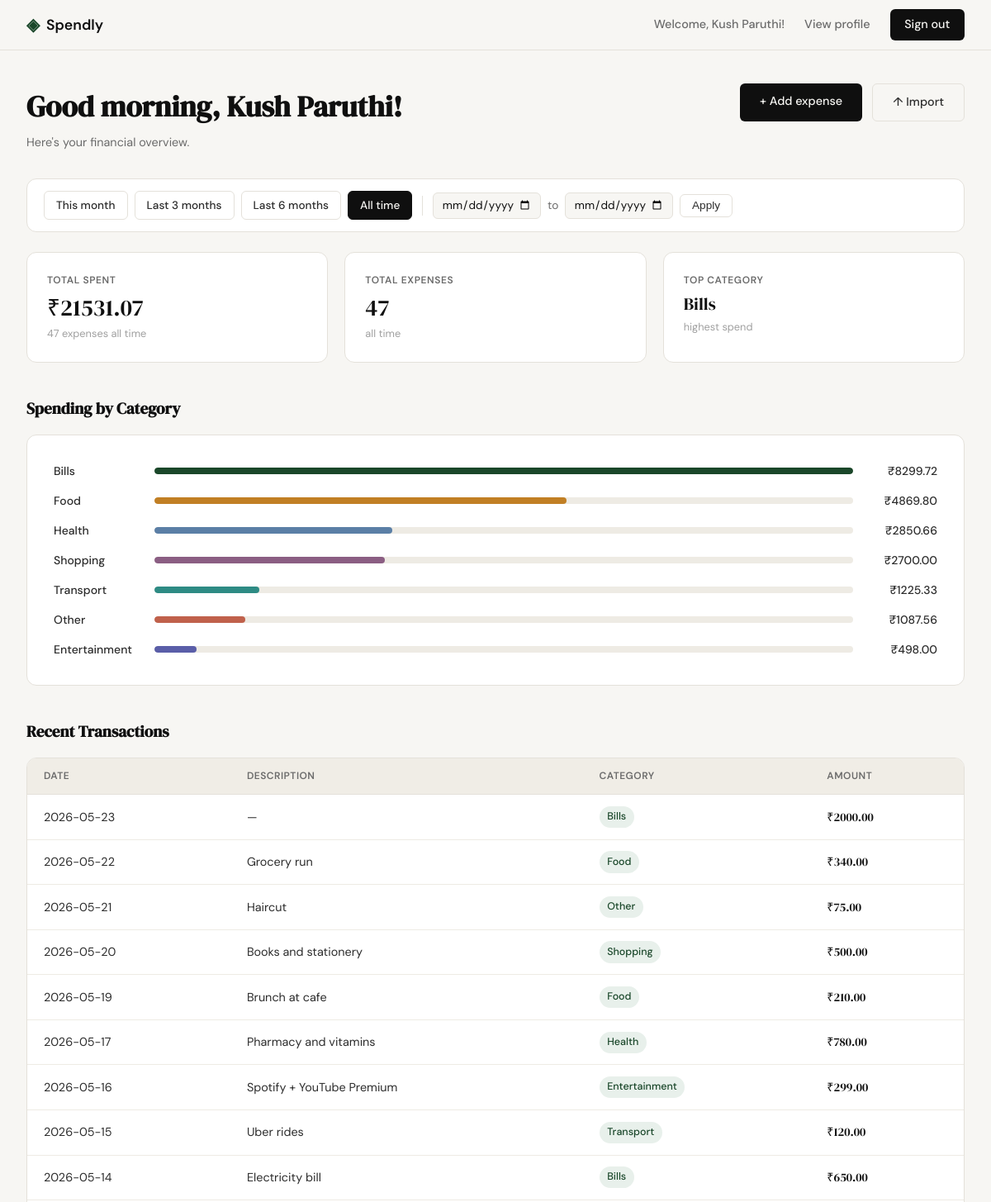
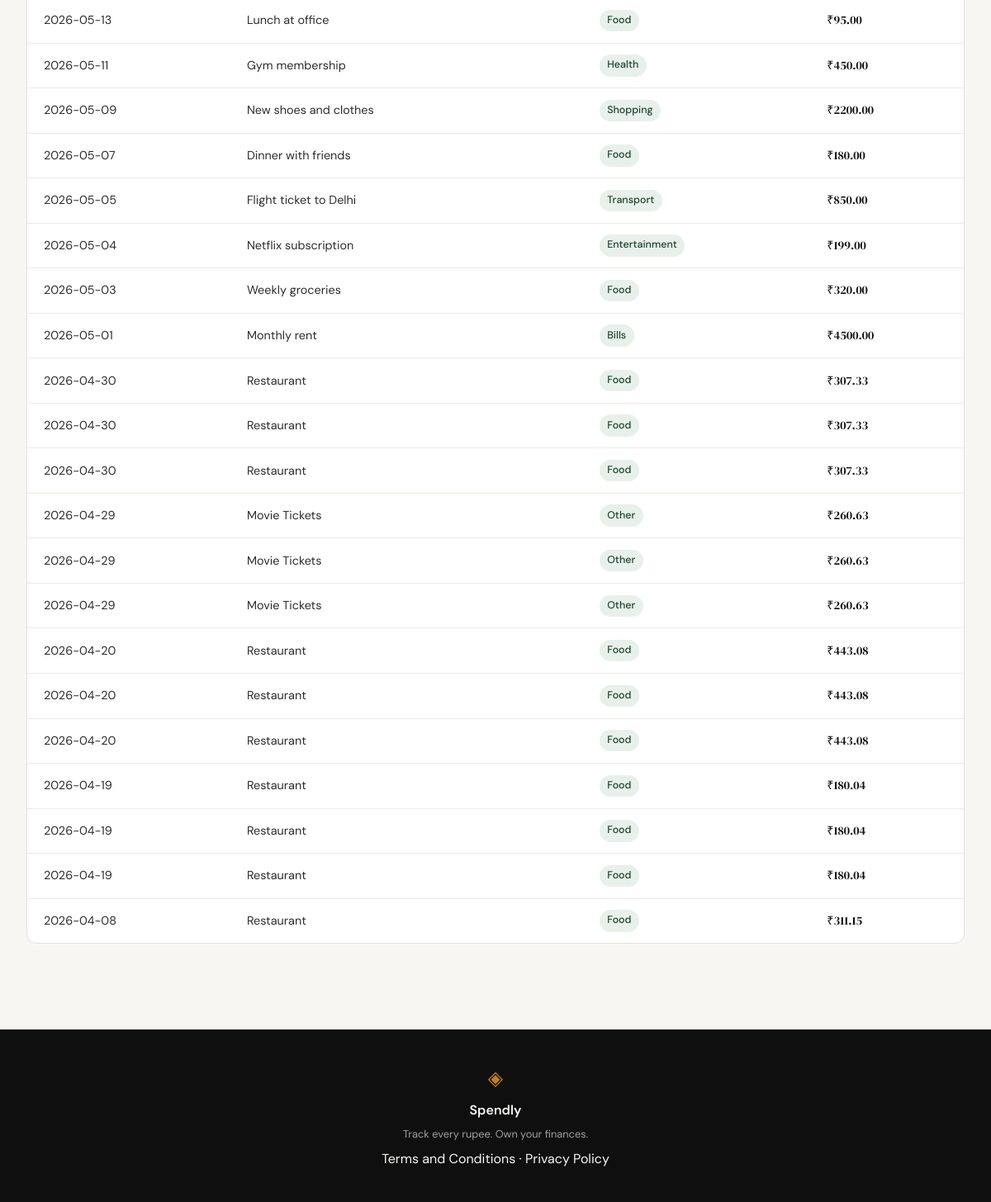
/dashboard (signed in), run on the app's committed database (2 pictures, top to bottom).
### tables this page shows
CREATE TABLE expenses (
            id INTEGER PRIMARY KEY AUTOINCREMENT,
            user_id INTEGER NOT NULL REFERENCES users(id),
            amount REAL NOT NULL,
            category TEXT NOT NULL,
            date TEXT NOT NULL,
            description TEXT,
            created_at TEXT DEFAULT (datetime('now'))
        );

### app.py (the view)
@app.route("/dashboard")
def dashboard():
    if "user_id" not in session:
        return redirect(url_for("login"))
    uid = session["user_id"]
    hour = datetime.now().hour
    if hour < 6:
        greeting = "Good night"
    elif hour < 12:
        greeting = "Good morning"
    elif hour < 18:
        greeting = "Good afternoon"
    else:
        greeting = "Good evening"
    today = date.today()
    fd, td, active_preset = resolve_date_filter(request.args, today)
    if fd and td:
        active_label  = f"{fd.strftime('%d %b %Y')} – {td.strftime('%d %b %Y')}"
        from_date     = fd.strftime("%Y-%m-%d")
        to_date       = td.strftime("%Y-%m-%d")
    else:
        active_label  = None
        from_date     = None
        to_date       = None
    expenses        = get_expenses_by_user(uid, from_date=from_date, to_date=to_date)
    category_totals = get_category_totals(uid, from_date=from_date, to_date=to_date)
    total_count     = get_expense_count(uid,   from_date=from_date, to_date=to_date)
    total_spent     = get_total_spent(uid,     from_date=from_date, to_date=to_date)
    top_category  = category_totals[0]["category"] if category_totals else "—"
    max_cat_total = category_totals[0]["total"]    if category_totals else 1
    categories = [
        {
            "name": row["category"],
            "total": row["total"],
            "pct": round(row["total"] / max_cat_total * 100),
        }
        for row in category_totals
    ]
    return render_template(
        "dashboard.html",
        greeting=greeting,
        name=session["user_name"],
        expenses=expenses,
        total_count=total_count,
        total_spent=total_spent,
        top_category=top_category,
        categories=categories,
        from_date=from_date,
        to_date=to_date,
        active_preset=active_preset,
        active_label=active_label,
        today=today.strftime("%Y-%m-%d"),
    )

### app.py (called while the page is built, shortened)
def resolve_date_filter(args, today):
    preset = args.get("preset", "").strip()
    if preset == "this_month":
        return date(today.year, today.month, 1), today, preset
    if preset == "last_3_months":
        return today - timedelta(days=90), today, preset
    if preset == "last_6_months":
        return today - timedelta(days=180), today, preset
    fd_raw = args.get("from_date", "").strip()
    td_raw = args.get("to_date",   "").strip()
    return None, None, ""

### database/db.py (called while the page is built)
def get_db():
    conn = sqlite3.connect("spendly.db")
    conn.row_factory = sqlite3.Row
    conn.execute("PRAGMA foreign_keys = ON")
    return conn

def _apply_date_filter(sql, params, from_date, to_date):
    if from_date and to_date:
        sql += " AND date BETWEEN ? AND ?"
        params += [from_date, to_date]
    return sql, params

def get_expenses_by_user(user_id, limit=30, from_date=None, to_date=None):
    conn = get_db()
    sql = "SELECT * FROM expenses WHERE user_id = ?"
    params = [user_id]
    sql, params = _apply_date_filter(sql, params, from_date, to_date)
    sql += " ORDER BY date DESC, id DESC LIMIT ?"
    params.append(limit)
    rows = conn.execute(sql, params).fetchall()
    conn.close()
    return rows

def get_category_totals(user_id, from_date=None, to_date=None):
    conn = get_db()
    sql = "SELECT category, SUM(amount) AS total FROM expenses WHERE user_id = ?"
    params = [user_id]
    sql, params = _apply_date_filter(sql, params, from_date, to_date)
    sql += " GROUP BY category ORDER BY total DESC"
    rows = conn.execute(sql, params).fetchall()
    conn.close()
    return rows

def get_expense_count(user_id, from_date=None, to_date=None):
    conn = get_db()
    sql = "SELECT COUNT(*) FROM expenses WHERE user_id = ?"
    params = [user_id]
    sql, params = _apply_date_filter(sql, params, from_date, to_date)
    count = conn.execute(sql, params).fetchone()[0]
    conn.close()
    return count

def get_total_spent(user_id, from_date=None, to_date=None):
    conn = get_db()
    sql = "SELECT COALESCE(SUM(amount), 0) FROM expenses WHERE user_id = ?"
    params = [user_id]
    sql, params = _apply_date_filter(sql, params, from_date, to_date)
    total = conn.execute(sql, params).fetchone()[0]
    conn.close()
    return total

### templates/dashboard.html (shortened to what this page needs)
{% extends "base.html" %}
{% block content %}
<div class="dashboard-page">
    <div class="dashboard-header">
        <div>
            <h1 class="dashboard-heading" id="greeting-heading">{{ greeting }}, {{ name }}!</h1>
            <p class="dashboard-subheading">Here's your financial overview.</p>
        </div>
        <div style="display: flex; gap: 0.75rem;">
            <a href="{{ url_for('add_expense') }}" class="btn-primary">+ Add expense</a>
            <a href="{{ url_for('import_statement') }}" class="btn-ghost">↑ Import</a>
        </div>
    </div>
    <div class="filter-bar">
        <div class="filter-presets">
            <a href="{{ url_for('dashboard', preset='this_month') }}"
               class="filter-preset {{ 'is-active' if active_preset == 'this_month' else '' }}">This month</a>
            <a href="{{ url_for('dashboard', preset='last_3_months') }}"
               class="filter-preset {{ 'is-active' if active_preset == 'last_3_months' else '' }}">Last 3 months</a>
            <a href="{{ url_for('dashboard', preset='last_6_months') }}"
               class="filter-preset {{ 'is-active' if active_preset == 'last_6_months' else '' }}">Last 6 months</a>
            <a href="{{ url_for('dashboard') }}"
               class="filter-preset {{ 'is-active' if (active_preset == 'all_time' or (not active_preset and not from_date)) else '' }}">All time</a>
        </div>
        <form class="filter-custom" method="get" action="{{ url_for('dashboard') }}">
            <input type="date" name="from_date" class="form-input"
                   value="{{ from_date or '' }}" max="{{ today }}">
            <span class="filter-to-label">to</span>
            <input type="date" name="to_date" class="form-input"
                   value="{{ to_date or '' }}" max="{{ today }}">
            <button type="submit" class="btn-ghost">Apply</button>
        </form>
    </div>
    <div class="dashboard-stats">
        <div class="stat-card">
            <p class="stat-label">Total Spent</p>
            <p class="stat-value">&#8377;{{ "%.2f"|format(total_spent) }}</p>
            <p class="stat-sub">{{ total_count }} expense{{ 's' if total_count != 1 }} {{ 'in this period' if active_label else 'all time' }}</p>
        </div>
        <div class="stat-card">
            <p class="stat-label">Total Expenses</p>
            <p class="stat-value">{{ total_count }}</p>
            <p class="stat-sub">{{ 'in this period' if active_label else 'all time' }}</p>
        </div>
        <div class="stat-card">
            <p class="stat-label">Top Category</p>
            <p class="stat-value stat-value--category">{{ top_category }}</p>
            <p class="stat-sub">highest spend</p>
        </div>
    </div>
    <div class="dashboard-section">
        <h2 class="dashboard-section-title">Spending by Category</h2>
        {% if categories %}
        <div class="auth-card cat-list">
            {% for cat in categories %}
            <div class="cat-row">
                <span class="cat-name">{{ cat.name }}</span>
                <div class="cat-bar-track">
                    <div class="cat-bar-fill cat-bar-fill--{{ loop.index0 % 7 }}" style="width: {{ cat.pct }}%"></div>
                </div>
                <span class="cat-amount">&#8377;{{ "%.2f"|format(cat.total) }}</span>
            </div>
            {% endfor %}
        </div>
        {% else %}
        <p class="empty-state">No spending data yet.</p>
        {% endif %}
    </div>
    <div class="dashboard-section">
        <h2 class="dashboard-section-title">Recent Transactions</h2>
        {% if expenses %}
        <div class="auth-card" style="padding: 0; overflow: hidden;">
            <table class="expense-table">
                <thead>
                    <tr>
                        <th>Date</th>
                        <th>Description</th>
                        <th>Category</th>
                        <th>Amount</th>
                    </tr>
                </thead>
                <tbody>
                    {% for e in expenses %}
                    <tr>
                        <td>{{ e.date }}</td>
                        <td>{{ e.description or '—' }}</td>
                        <td><span class="cat-badge">{{ e.category }}</span></td>
                        <td class="amount-cell">&#8377;{{ "%.2f"|format(e.amount) }}</td>
                    </tr>
                    {% endfor %}
                </tbody>
            </table>
        </div>
        {% else %}
        <p class="empty-state">No expenses yet. Add your first one!</p>
        {% endif %}
    </div>
</div>
{% endblock %}

### data on the page
expenses: date "2026-05-23", description "—", category "Bills", amount "2000.00"
expenses: date "2026-05-22", description "Grocery run", category "Food", amount "340.00"
expenses: date "2026-05-21", description "Haircut", category "Other", amount "75.00"
expenses: date "2026-05-20", description "Books and stationery", category "Shopping", amount "500.00"
expenses: date "2026-05-19", description "Brunch at cafe", category "Food", amount "210.00"
expenses: date "2026-05-17", description "Pharmacy and vitamins", category "Health", amount "780.00"
expenses: date "2026-05-16", description "Spotify + YouTube Premium", category "Entertainment", amount "299.00"
expenses: date "2026-05-15", description "Uber rides", category "Transport", amount "120.00"
expenses: date "2026-05-14", description "Electricity bill", category "Bills", amount "650.00"
expenses: date "2026-05-13", description "Lunch at office", category "Food", amount "95.00"
expenses: date "2026-05-11", description "Gym membership", category "Health", amount "450.00"
expenses: date "2026-05-09", description "New shoes and clothes", category "Shopping", amount "2200.00"
expenses: date "2026-05-07", description "Dinner with friends", category "Food", amount "180.00"
expenses: date "2026-05-05", description "Flight ticket to Delhi", category "Transport", amount "850.00"
expenses: date "2026-05-04", description "Netflix subscription", category "Entertainment", amount "199.00"
expenses: date "2026-05-03", description "Weekly groceries", category "Food", amount "320.00"
expenses: date "2026-05-01", description "Monthly rent", category "Bills", amount "4500.00"
expenses: date "2026-04-30", description "Restaurant", category "Food", amount "307.33"
expenses: date "2026-04-30", description "Restaurant", category "Food", amount "307.33"
expenses: date "2026-04-30", description "Restaurant", category "Food", amount "307.33"
expenses: date "2026-04-29", description "Movie Tickets", category "Other", amount "260.63"
expenses: date "2026-04-29", description "Movie Tickets", category "Other", amount "260.63"
expenses: date "2026-04-29", description "Movie Tickets", category "Other", amount "260.63"
expenses: date "2026-04-20", description "Restaurant", category "Food", amount "443.08"
expenses: date "2026-04-20", description "Restaurant", category "Food", amount "443.08"
expenses: date "2026-04-20", description "Restaurant", category "Food", amount "443.08"
expenses: date "2026-04-19", description "Restaurant", category "Food", amount "180.04"
expenses: date "2026-04-19", description "Restaurant", category "Food", amount "180.04"
expenses: date "2026-04-19", description "Restaurant", category "Food", amount "180.04"
expenses: date "2026-04-08", description "Restaurant", category "Food", amount "311.15"

### other printed values
{{ session.user_name }} "Kush Paruthi"
{{ "%.2f"|format(total_spent) }} "21531.07"
{{ total_count }} "47"
{{ 's' if total_count != 1 }} "s"
{{ 'in this period' if active_label else 'all time' }} "all time"
{{ top_category }} "Bills"
{{ cat.name }} "Bills" "Food" "Health" "Shopping" "Transport" "Other" "Entertainment"
{{ "%.2f"|format(cat.total) }} "8299.72" "4869.80" "2850.66" "2700.00" "1225.33" "1087.56" "498.00"
